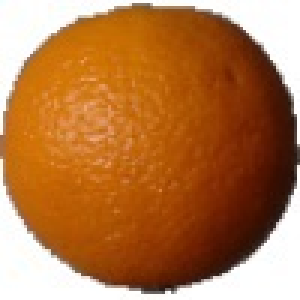
#> input picture data/test/Orange_easy/0_100.jpg, 100 x 100 px (shown 3 times larger)
$ python main.py
#> lines starting #> are read from the running program, lines starting #| are printed output that depends on the picture; pictures that were not available may be replaced by others from this repository, and a replacement may not be noted
### source/data_loader.py
import os
import numpy as np
import matplotlib.pyplot as plt
from PIL import Image

def read_image_from_path(path, size):
    im = Image.open(path).convert('RGB').resize(size)
    return np.array(im)

def folder_to_images(folder, size):
    list_dir = [os.path.join(folder, name) for name in os.listdir(folder)]
    images_np = np.zeros(shape=(len(list_dir), *size, 3))
    images_path = []
    for i, path in enumerate(list_dir):
        images_np[i] = read_image_from_path(path, size)
        images_path.append(path)
    images_path = np.array(images_path)
    return images_np, images_path

### source/retrieval.py
import os
from source.config import CLASS_NAME
from source.similarity import absolute_difference, mean_square_difference, cosine_similarity, correlation_coefficient
from source.data_loader import read_image_from_path, folder_to_images


def get_l1_score(root_img_path, query_path, size):
    query = read_image_from_path(query_path, size)
    ls_path_score = []
    for folder in os.listdir(root_img_path):
        if folder in CLASS_NAME:
            path = os.path.join(root_img_path, folder)
            images_np, images_path = folder_to_images(path, size)
            rates = absolute_difference(query, images_np)
            ls_path_score.extend(list(zip(images_path, rates)))
    return query, ls_path_score


def get_l2_score(root_img_path, query_path, size):
    query = read_image_from_path(query_path, size)
    ls_path_score = []
    for folder in os.listdir(root_img_path):
        if folder in CLASS_NAME:
            path = os.path.join(root_img_path, folder)
            images_np, images_path = folder_to_images(path, size)
            rates = mean_square_difference(query, images_np)
            ls_path_score.extend(list(zip(images_path, rates)))
    return query, ls_path_score


def get_cosine_similarity_score(root_img_path, query_path, size):
    query = read_image_from_path(query_path, size)
    ls_path_score = []
    for folder in os.listdir(root_img_path):
        if folder in CLASS_NAME:
            path = os.path.join(root_img_path, folder)
            images_np, images_path = folder_to_images(path, size)
            rates = cosine_similarity(query, images_np)
            ls_path_score.extend(list(zip(images_path, rates)))
    return query, ls_path_score


def get_correlation_coefficient_score(root_img_path, query_path, size):
    query = read_image_from_path(query_path, size)
    ls_path_score = []
    for folder in os.listdir(root_img_path):
        if folder in CLASS_NAME:
            path = os.path.join(root_img_path, folder)
            images_np, images_path = folder_to_images(path, size)
            rates = correlation_coefficient(query, images_np)
            ls_path_score.extend(list(zip(images_path, rates)))
    return query, ls_path_score

### source/plot_results.py
import matplotlib.pyplot as plt
import os
from PIL import Image
from source.data_loader import read_image_from_path
import source.config as config


def plot_results(query_path, ls_path_score, reverse=False, save=False, filename=''):
    fig = plt.figure(figsize=(15, 9))
    fig.add_subplot(2, 3, 1)

    # Display query image
    query_image = read_image_from_path(query_path, config.IMAGE_SIZE)
    plt.imshow(query_image)
    query_path = query_path.replace('\\', str('/'))
    plt.title(f"Query Image: {query_path.split('/')[2]}", fontsize=16)
    plt.axis("off")

    # Display top 5 results
    ls_path_score = sorted(
        ls_path_score, key=lambda x: x[1], reverse=reverse)[:5]
    for i, (image_path, score) in enumerate(ls_path_score, start=2):
        fig.add_subplot(2, 3, i)
        result_image = read_image_from_path(image_path, size=config.IMAGE_SIZE)
        plt.imshow(result_image)
        image_path = image_path.replace('\\', str('/'))
        plt.title(f"Top {i-1}: {image_path.split('/')[2]}", fontsize=16)
        plt.axis("off")

    # Save plot
    if save:
        output_dir = 'assets/demo_images'
        os.makedirs(output_dir, exist_ok=True)
        output_path = f"{query_path.split('/')[2]}_{filename}_result.png"
        plt.savefig(os.path.join(output_dir, output_path))

    plt.show()

### source/similarity.py
import numpy as np


def absolute_difference(query, data):
    axis_batch_size = tuple(range(1, len(data.shape)))
    return np.sum(np.abs(data - query), axis=axis_batch_size)


def mean_square_difference(query, data):
    axis_batch_size = tuple(range(1, len(data.shape)))
    return np.mean(np.square(data - query), axis=axis_batch_size)


def cosine_similarity(query, data):
    axis_batch_size = tuple(range(1, len(data.shape)))
    query_norm = np.sqrt(np.sum(query**2))
    data_norm = np.sqrt(np.sum(data**2, axis=axis_batch_size))
    return np.sum(data * query, axis=axis_batch_size) / (query_norm * data_norm + np.finfo(float).eps)


def correlation_coefficient(query, data):
    axis_batch_size = tuple(range(1, len(data.shape)))
    query_mean = query - np.mean(query)
    data_mean = data - np.mean(data, axis=axis_batch_size, keepdims=True)
    query_norm = np.sqrt(np.sum(query_mean**2))
    data_norm = np.sqrt(np.sum(data_mean**2, axis=axis_batch_size))
    return np.sum(data_mean * query_mean, axis=axis_batch_size) / (query_norm * data_norm + np.finfo(float).eps)

### main.py
import os
import source.config as config
from source.plot_results import plot_results
from source.retrieval import get_l1_score, get_l2_score, get_cosine_similarity_score, get_correlation_coefficient_score


def query_images(query_path, get_similarity, method_name, reverse=False):
    query_path = os.path.join(config.TEST_DIR, query_path)
    _, ls_path_score = get_similarity(
        config.TRAIN_DIR, query_path, config.IMAGE_SIZE)
    plot_results(query_path, ls_path_score, reverse=reverse,
                 save=True, filename=method_name)


def run_retrieval():
    query_path = 'Orange_easy/0_100.jpg'
    query_images(query_path, get_l1_score, 'l1')
#> in read_image_from_path, `im = Image.open(path).convert('RGB').resize(size)`:
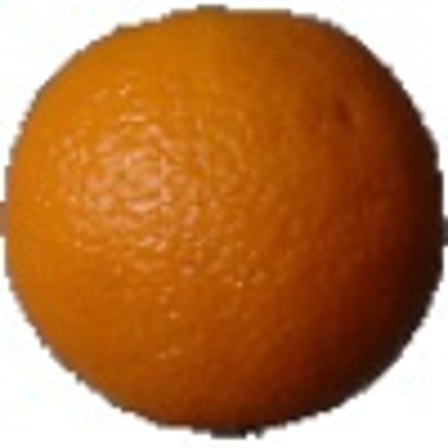
#> im: PIL image 448x448 RGB; mean R, G, B 179.5, 119.9, 71
#> call 2 of read_image_from_path, with size = (448, 448)
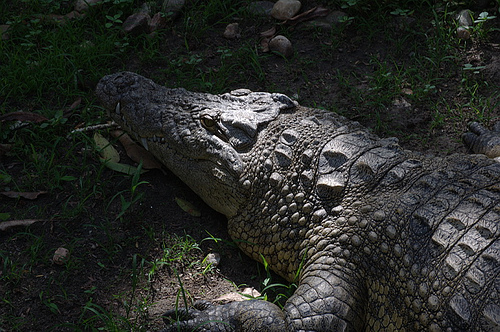
#> input picture data/test/African_crocodile/n01697457_18534.JPEG, 500 x 332 px, given as the content of the folder data/train, which was not available
#> in read_image_from_path (call 2), `im = Image.open(path).convert('RGB').resize(size)`:
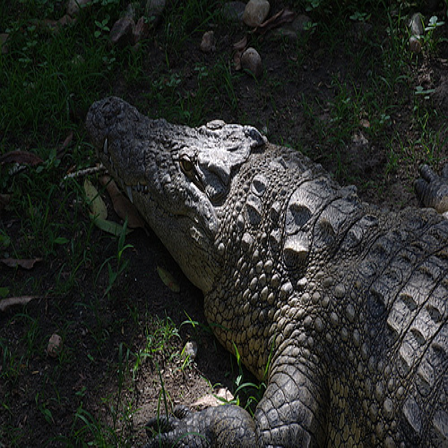
#> im: PIL image 448x448 RGB; mean R, G, B 42.2, 44.3, 41
#> in get_l1_score, `rates = absolute_difference(query, images_np)`: rates = [64284888]
#> in query_images, `_, ls_path_score = get_similarity( config.TRAIN_DIR, query_path, confi..`: ls_path_score = 1 item
#> in plot_results, `plt.savefig(os.path.join(output_dir, output_path))`:
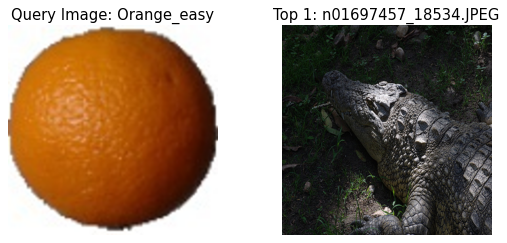
#> figure drawn by matplotlib, 2 panels
    query_images(query_path, get_l2_score, 'l2')
#> in get_l2_score, `rates = mean_square_difference(query, images_np)`: rates = [17982.6]
    query_images(query_path, get_cosine_similarity_score,
                 'cosine_similarity', True)
#> in cosine_similarity, `query_norm = np.sqrt(np.sum(query**2))`: query_norm = 6711.4
#> in get_cosine_similarity_score, `rates = cosine_similarity(query, images_np)`: rates = [9.22]
    query_images(query_path, get_correlation_coefficient_score,
                 'correlation_coefficient', True)
#> in correlation_coefficient, `query_norm = np.sqrt(np.sum(query_mean**2))`: query_norm = 72311.3
#> in get_correlation_coefficient_score, `rates = correlation_coefficient(query, images_np)`: rates = [-0.137]


if __name__ == "__main__":
    run_retrieval()
